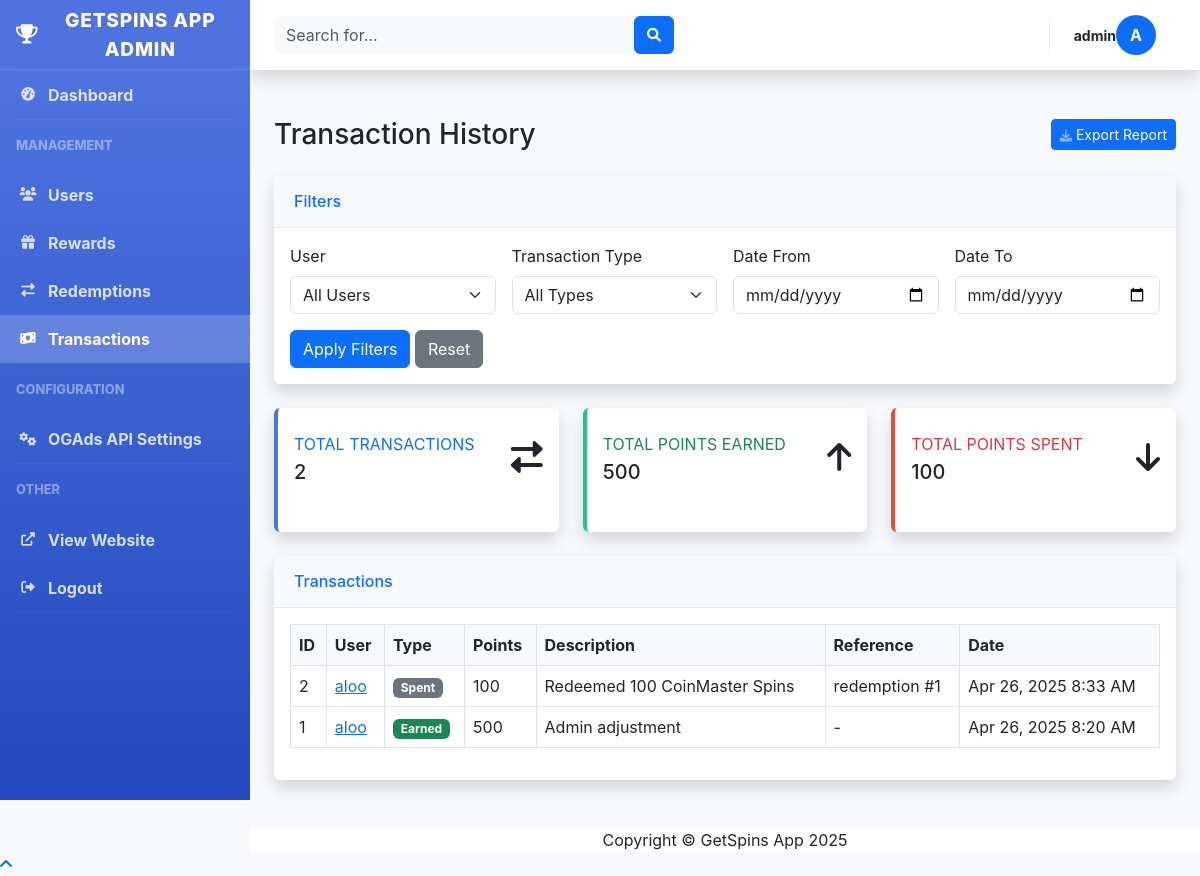
The page /admin/transactions.php (signed in) on the database as committed earlier.
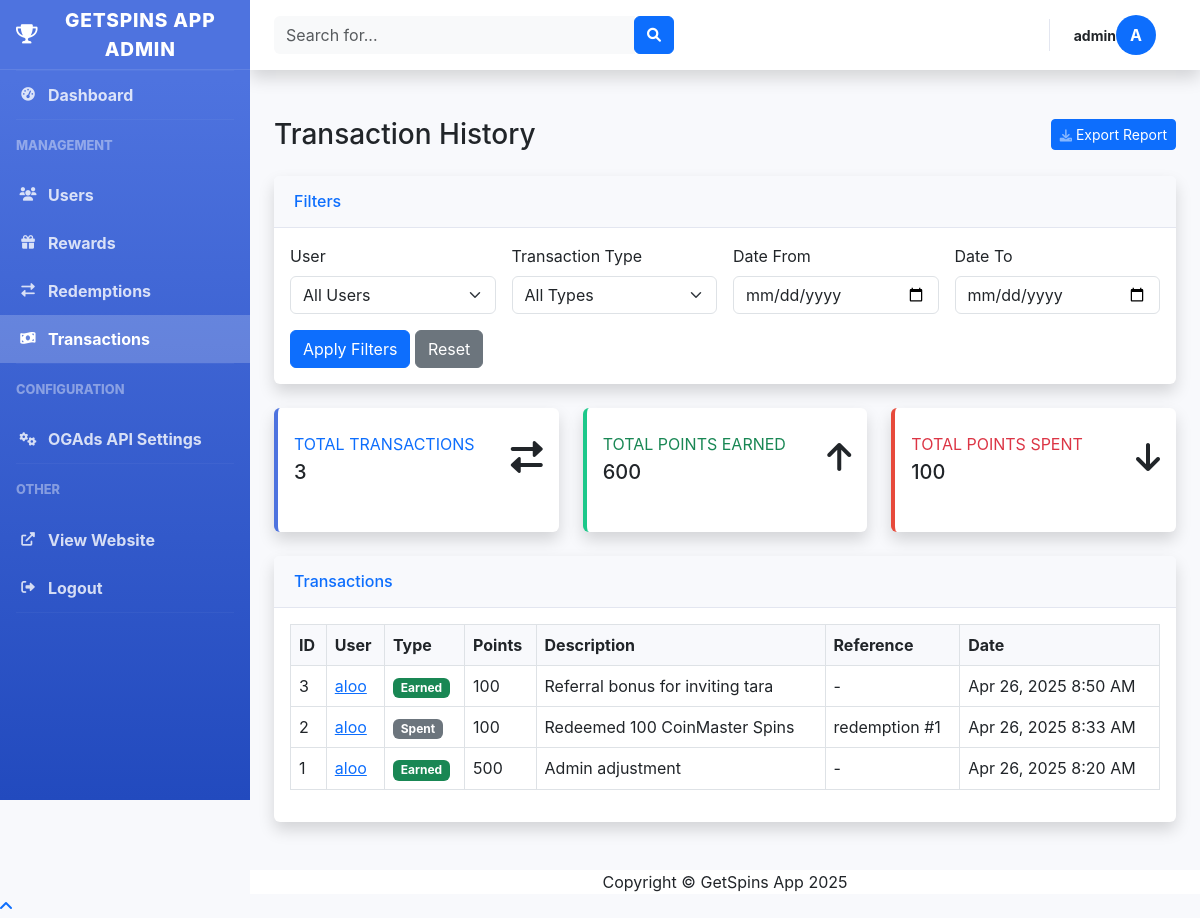
The same page on the database as committed later.
### tables this page shows
CREATE TABLE users (
            id INTEGER PRIMARY KEY AUTOINCREMENT,
            username TEXT NOT NULL UNIQUE,
            email TEXT NOT NULL UNIQUE,
            password TEXT NOT NULL,
            points INTEGER NOT NULL DEFAULT 0,
            is_admin INTEGER NOT NULL DEFAULT 0,
            created_at TIMESTAMP DEFAULT CURRENT_TIMESTAMP,
            updated_at TIMESTAMP DEFAULT CURRENT_TIMESTAMP
        , referral_code TEXT, referred_by INTEGER);

CREATE TABLE transactions (
            id INTEGER PRIMARY KEY AUTOINCREMENT,
            user_id INTEGER NOT NULL,
            type TEXT NOT NULL CHECK(type IN ('earn', 'spend')),
            points INTEGER NOT NULL,
            description TEXT NOT NULL,
            reference_id INTEGER NULL,
            reference_type TEXT NULL,
            created_at TIMESTAMP DEFAULT CURRENT_TIMESTAMP,
            FOREIGN KEY (user_id) REFERENCES users(id) ON DELETE CASCADE
        );

### includes/auth.php (called while the page is built, shortened)
<?php
class Auth {
    private $db;
    public function __construct() {
        $this->db = Database::getInstance();
    }
    public function getUser() {
        $user_id = $_SESSION['user_id'];
        $conn = $this->db->getConnection();
        try {
            $stmt = $conn->prepare("SELECT id, username, email, points, is_admin, created_at, referral_code, referred_by FROM users WHERE id = :user_id");
            $stmt->bindValue(':user_id', $user_id);
            $stmt->execute();
            $user = $stmt->fetch(PDO::FETCH_ASSOC);
            return $user;
        } catch (PDOException $e) {
            error_log('Error getting user: ' . $e->getMessage());
            return null;
        }
    }
}
?>

### includes/functions.php (called while the page is built, shortened)
<?php
function formatPoints($points) {
    return number_format($points);
}
function formatDate($date) {
    return date('M j, Y g:i A', strtotime($date));
}
?>

### admin/transactions.php (the view, shortened to what the rows shown need)
<?php
require_once '../includes/auth.php';
require_once '../includes/functions.php';
$db = Database::getInstance();
$conn = $db->getConnection();
$query = "SELECT t.*, u.username FROM transactions t JOIN users u ON t.user_id = u.id WHERE 1=1";
$query .= " ORDER BY t.created_at DESC LIMIT 500";
try {
    $stmt = $conn->prepare($query);
    $stmt->execute();
    $transactions = $stmt->fetchAll(PDO::FETCH_ASSOC);
} catch (PDOException $e) {
    error_log("Error fetching transactions: " . $e->getMessage());
    $transactions = [];
    $users = [];
}
include 'header.php';
?>
<div class="container-fluid">
    <div class="d-sm-flex align-items-center justify-content-between mb-4">
        <h1 class="h3 mb-0 text-gray-800">Transaction History</h1>
    </div>
    <div class="card shadow mb-4">
        <div class="card-body">
            <div class="table-responsive">
                <table class="table table-bordered" id="transactionsTable" width="100%" cellspacing="0">
                    <thead>
                        <tr>
                            <th>ID</th>
                            <th>User</th>
                            <th>Type</th>
                            <th>Points</th>
                            <th>Description</th>
                            <th>Reference</th>
                            <th>Date</th>
                        </tr>
                    </thead>
                    <tbody>
                        <?php if (count($transactions) > 0): ?>
                            <?php foreach ($transactions as $transaction): ?>
                            <tr>
                                <td><?php echo $transaction['id']; ?></td>
                                <td>
                                    <a href="users.php?action=view&id=<?php echo $transaction['user_id']; ?>">
                                        <?php echo htmlspecialchars($transaction['username']); ?>
                                    </a>
                                </td>
                                <td>
                                    <?php if ($transaction['type'] === 'earn'): ?>
                                    <span class="badge bg-success">Earned</span>
                                    <?php else: ?>
                                    <span class="badge bg-secondary">Spent</span>
                                    <?php endif; ?>
                                </td>
                                <td><?php echo formatPoints($transaction['points']); ?></td>
                                <td><?php echo htmlspecialchars($transaction['description']); ?></td>
                                <td>
                                    <?php
                                    if ($transaction['reference_id'] && $transaction['reference_type']) {
                                        echo htmlspecialchars($transaction['reference_type'] . ' #' . $transaction['reference_id']);
                                    } else {
                                        echo '-';
                                    }
                                    ?>
                                </td>
                                <td><?php echo formatDate($transaction['created_at']); ?></td>
                            </tr>
                            <?php endforeach; ?>
                        <?php else: ?>
                        <tr>
                            <td colspan="7" class="text-center">No transactions found</td>
                        </tr>
                        <?php endif; ?>
                    </tbody>
                </table>
            </div>
        </div>
    </div>
</div>
<?php include 'footer.php'; ?>

### admin/header.php (shortened to what the rows shown need)
<?php
require_once '../includes/auth.php';
$auth = new Auth();
$current_user = $auth->getUser();
?>
<!DOCTYPE html>
<html lang="en">
<head>
    <link href="https://cdn.jsdelivr.net/npm/bootstrap@5.3.0-alpha1/dist/css/bootstrap.min.css" rel="stylesheet">
    <link href="https://cdnjs.cloudflare.com/ajax/libs/font-awesome/6.0.0/css/all.min.css" rel="stylesheet">
</head>
<body>
    <div id="wrapper">
        <?php include 'sidebar.php'; ?>
        <div id="content-wrapper" class="d-flex flex-column">
            <div id="content">
                <nav class="navbar navbar-expand navbar-light bg-white topbar mb-4 static-top shadow">
                    <ul class="navbar-nav ml-auto">
                        <li class="nav-item dropdown no-arrow">
                            <a class="nav-link dropdown-toggle" href="#" id="userDropdown" role="button" data-bs-toggle="dropdown" aria-expanded="false">
                                <span class="mr-2 d-none d-lg-inline text-dark small"><?php echo htmlspecialchars($current_user['username']); ?></span>
                                <div class="rounded-circle bg-primary text-white d-flex align-items-center justify-content-center" style="width: 40px; height: 40px;"><?php echo strtoupper(substr($current_user['username'], 0, 1)); ?></div>
                            </a>
                        </li>
                    </ul>
                </nav>

Rows that differ between the two databases and show on the page:
added transactions: id "3", user.username "aloo", type "Earned", points "100", description "Referral bonus for inviting tara", created_at "Apr 26, 2025 8:50 AM"
Other text that changed with them:
count($transactions): "2" → "3"
formatPoints($earn_total): "500" → "600"
